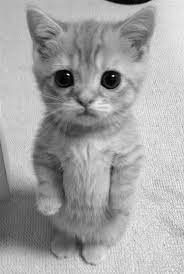
#> input picture PRACTICA1/imgp1/imagen_normalizada.png, 184 x 274 px
$ python mostrar.py
#> lines starting #> are read from the running program, lines starting #| are printed output that depends on the picture
import cv2 as cv
import numpy as np

# Cargar las dos imágenes que deseas mostrar
imagen1 = cv.imread('imgp1/imagen_normalizada.png')
#> imagen1 is the input picture: shape (274, 184, 3); min 0, max 255, mean 164.1
imagen2 = cv.imread('imgp1/adjustIntensity.jpg')
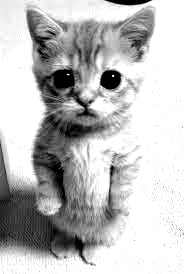
#> input picture PRACTICA1/imgp1/adjustIntensity.jpg, 184 x 274 px
#> imagen2 is the input picture: shape (274, 184, 3); min 0, max 255, mean 189

# Verificar que las imágenes se hayan cargado correctamente
if imagen1 is None or imagen2 is None:
    print("No se pudieron cargar ambas imágenes.")
else:
    # Concatenar las dos imágenes horizontalmente
    imagen_concatenada = cv.hconcat([imagen1, imagen2])
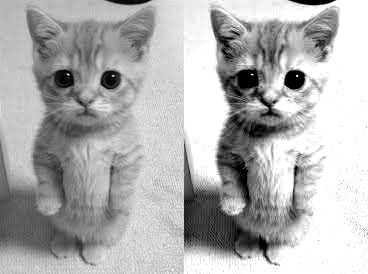
#> imagen_concatenada: shape (274, 368, 3); min 0, max 255, mean 176.6

    # Mostrar la imagen concatenada en una ventana
    cv.imshow('Imagen Concatenada', imagen_concatenada)
    cv.waitKey(0)
    cv.destroyAllWindows()
